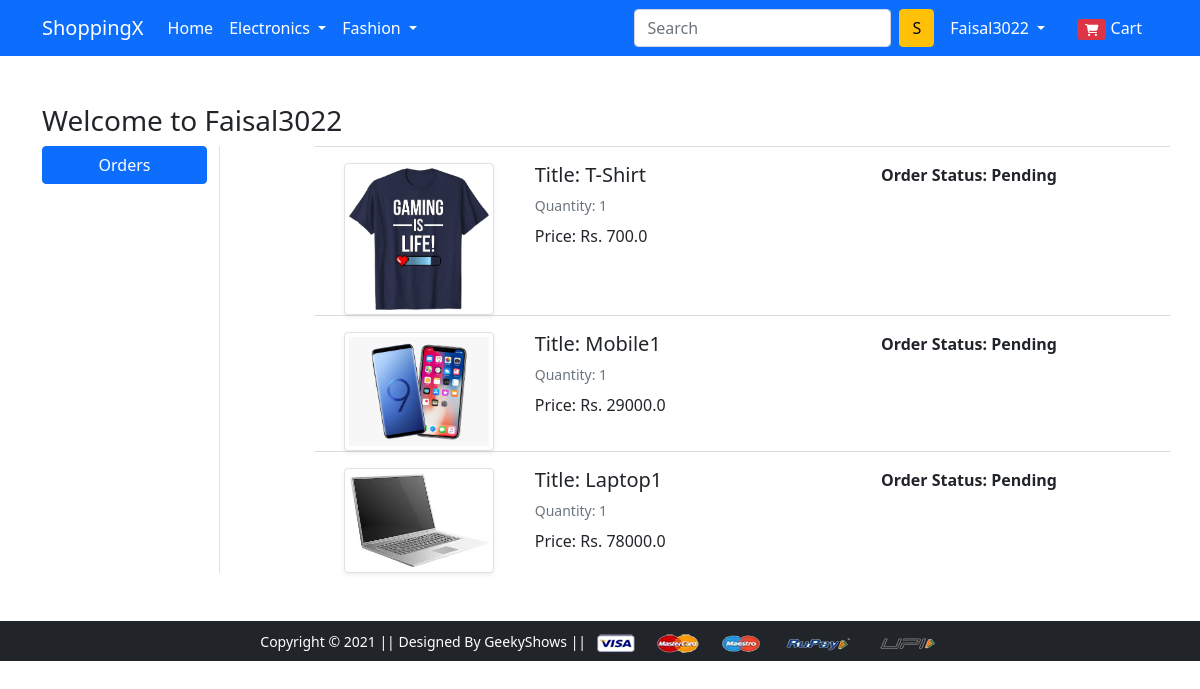
The page /orders/ (signed in) on the database its author committed.
### app/models.py (models this page shows, shortened)
class OrderPlaced(models.Model):
    user = models.ForeignKey(User, on_delete=models.CASCADE)
    customer = models.ForeignKey(Customer, on_delete=models.CASCADE)
    product = models.ForeignKey(Product, on_delete=models.CASCADE)
    quantity = models.PositiveIntegerField()
    ordered_date = models.DateTimeField(auto_now_add=True)
    status = models.CharField(max_length=50, choices=STATE_CHOICES, default='Pending')
    @property
    def total_cost(self):
        return self.quantity * self.product.discounted_price

class Product(models.Model):
    title = models.CharField(max_length=80)
    selling_price = models.FloatField()
    discounted_price = models.FloatField()
    description = models.TextField()
    brand = models.CharField(max_length=50)
    category = models.CharField(choices=CATEGORY_CHOICES, max_length=2)
    product_image = models.ImageField(upload_to='productimg')

### app/views.py (the view)
# urls.py: path('orders/', views.orders, name='orders'),
@login_required
def orders(request):
    op = OrderPlaced.objects.filter(user=request.user)
    return render(request, 'app/orders.html', {'order_placed': op})

### app/templates/app/orders.html (shortened to what this page needs)
{% extends 'app/base.html' %}
{% load static %}
{% block main-content %}
<div class="container my-5">
    <div class="row">
        <h3>Welcome to <span class="text-capitalize">{{request.user}}</span></h3>
        <div class="col-sm-2 border-end">
            <ul class="list-unstyled">
                <li class="d-grid"><a href="{% url 'orders' %}" class="btn btn-primary">Orders</a></li>
            </ul>
        </div>
        <div class="col-sm-9 offset-sm-1">
            {% for op in order_placed %}
            <div class="row">
                <hr class="text-muted">
                <div class="row">
                    <div class="col-sm-3 text-center align-self-center"><img src="{{op.product.product_image.url}}"
                            alt="" srcset="" class="img-fluid img-thumbnail shadow-sm" height="150" width="150"> </div>
                    <div class="col-sm-5">
                        <div>
                            <h5>Title: {{op.product.title}}</h5>
                            <p class="mb-2 text-muted small">Quantity: {{op.quantity}}</p>
                            <div class="d-flex justify-content-between">
                                <p class="mb-0"><span>Price: Rs. {{op.total_cost}}</span></p>
                            </div>
                        </div>
                    </div>
                    <div class="col-sm-4 fw-bold">
                        <p>Order Status: {{op.status}}</p>
                    </div>
                </div>
            </div>
            {% endfor %}
        </div>
    </div>
</div>
{% endblock main-content %}

### app/templates/app/base.html (shortened to what this page needs)
<!doctype html>
{% load static %}
<html lang="en">
  <head>
    <link href="https://cdn.jsdelivr.net/npm/bootstrap@5.0.0-beta1/dist/css/bootstrap.min.css" rel="stylesheet">
    <link rel="stylesheet" href="{% static 'app/css/owl.carousel.min.css' %}">
    <link rel="stylesheet" href="{% static 'app/css/all.min.css' %}">
    <link rel="stylesheet" href="{% static 'app/css/style.css' %}">
  </head>
  <body>
    <nav class="navbar navbar-expand-lg navbar-dark bg-primary">
     <div class="container">
       <a class="navbar-brand" href="/">ShoppingX</a>
       <div class="collapse navbar-collapse" id="navbarSupportedContent">
         <ul class="navbar-nav me-auto mb-2 mb-lg-0">
           <li class="nav-item">
             <a class="nav-link active" aria-current="page" href="/">Home</a>
           </li>
           <li class="nav-item dropdown">
             <a class="nav-link dropdown-toggle text-white" href="#" id="electronicsDropdown" role="button" data-bs-toggle="dropdown" aria-expanded="false">
               Electronics
             </a>
           </li>
           <li class="nav-item dropdown">
             <a class="nav-link dropdown-toggle text-white" href="#" id="fashionDropdown" role="button" data-bs-toggle="dropdown" aria-expanded="false">
               Fashion
             </a>
           </li>
         </ul>
         <form class="d-flex">
           <input class="form-control me-2" type="search" placeholder="Search" aria-label="Search">
           <button class="btn btn-warning" type="submit">S</button>
         </form>
         <div>
          <ul class="navbar-nav me-auto mb-2 mb-lg-0">
            {% if request.user.is_authenticated %}
           <li class="nav-item dropdown mx-2">
              <a class="nav-link dropdown-toggle text-white" href="#" id="profileDropdown" role="button" data-bs-toggle="dropdown" aria-expanded="false">
                {{request.user.username | capfirst}}
              </a>
            </li>
            <li class="nav-item mx-2">
             <a href="{% url 'showcart' %}" class="nav-link text-white"><span class="badge bg-danger"><i class="fas fa-shopping-cart"></i></span> Cart </a>
            </li>
            {% endif %}
          </ul>
         </div>
       </div>
     </div>
    </nav>
    {% block main-content %} {% endblock main-content %}
    <footer class="container-fluid bg-dark text-center p-2 mt-5">
        <small class="text-white">Copyright &copy; 2021 || Designed By GeekyShows || </small>
        <img src="{% static 'app/images/payment.png' %}" alt="" srcset="" class="img-fluid" height="2px">
    </footer>
  </body>
</html>

### rows shown on the page
OrderPlaced: product.product_image (picture), product "T-Shirt", quantity "1", total_cost "700.0", status "Pending"
OrderPlaced: product.product_image (picture), product "Mobile1", quantity "1", total_cost "29000.0", status "Pending"
OrderPlaced: product.product_image (picture), product "Laptop1", quantity "1", total_cost "78000.0", status "Pending"

### other values the page prints
{{ request.user.username | capfirst }} "Faisal3022"
{{ request.user }} "Faisal3022"
